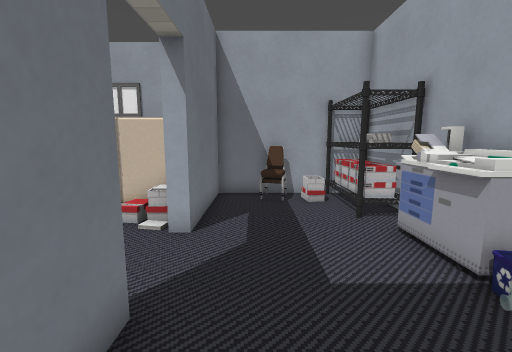
View 1 (above)

19 first-person views from a walk through a level from a Godot 3-D game. The camera is 1.2 m above the floor, tilts 8° down and sees 90° across. The floor is counted in squares, 0.5 m on a side. Each view is taken from the middle of a square. On the plan, view 1 faces up. The plan holds only what a view shows up to about 17 squares ahead; the rest is blank. The place goes on beyond the plan. Flat picture figures and markers are not drawn. Some surface patterns are stand-ins.

View 2
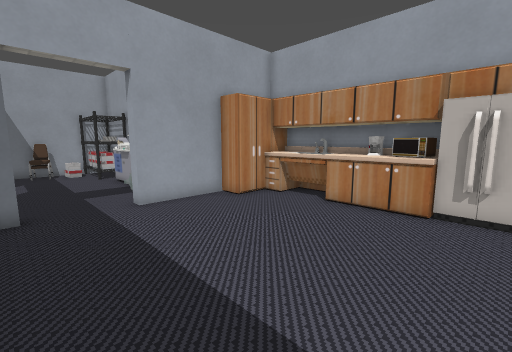

View 3
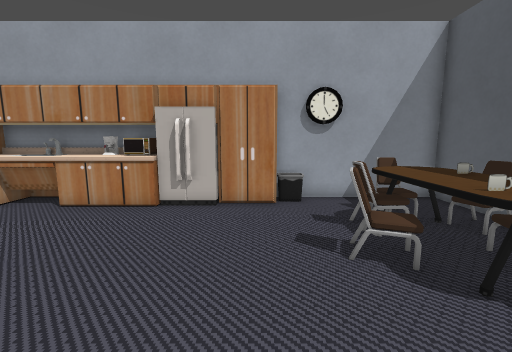

View 4
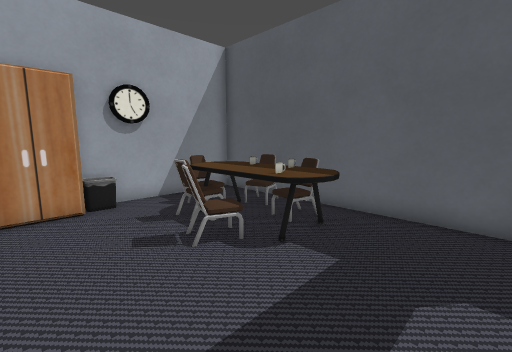

View 5
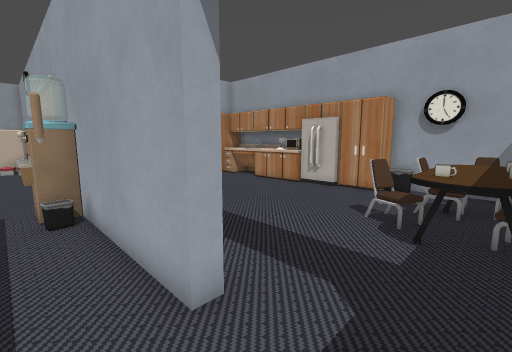

View 6
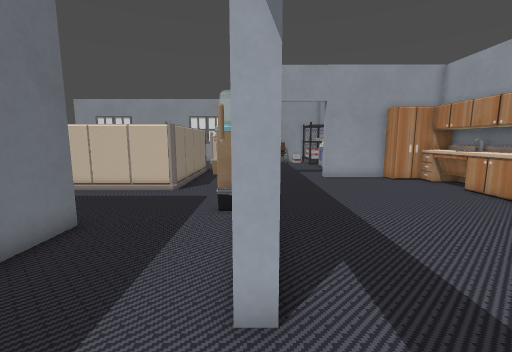

View 7
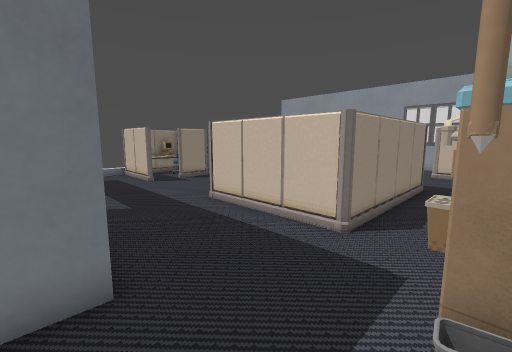

View 8
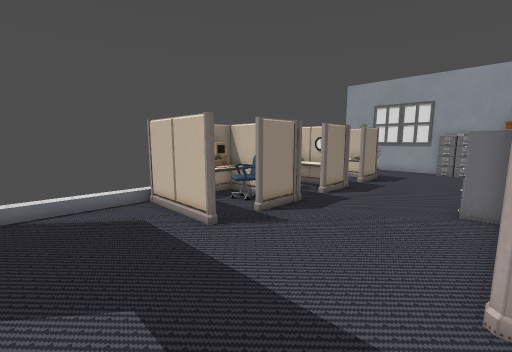

View 9
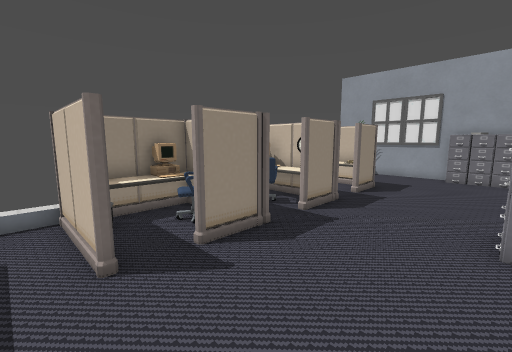

View 10
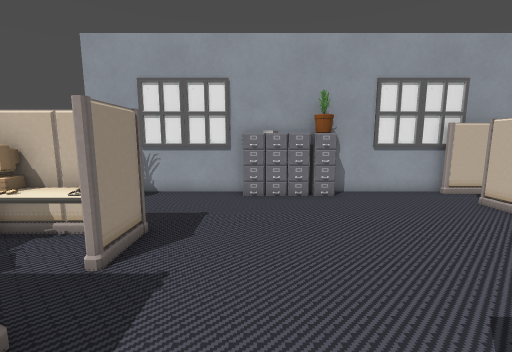

View 11
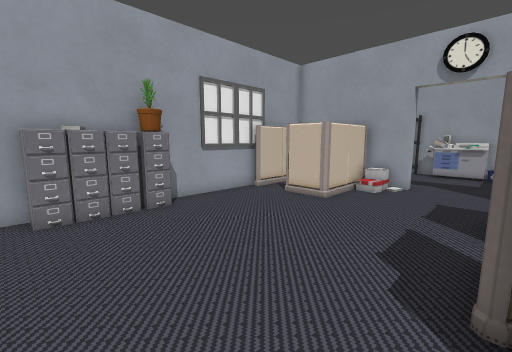

View 12
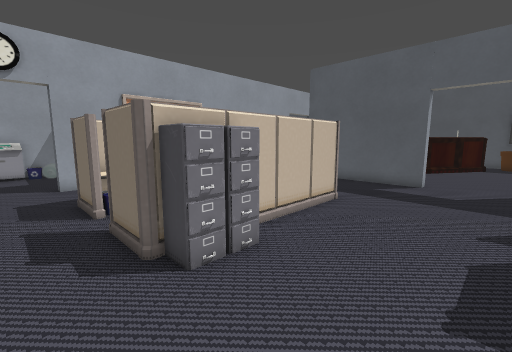

View 13
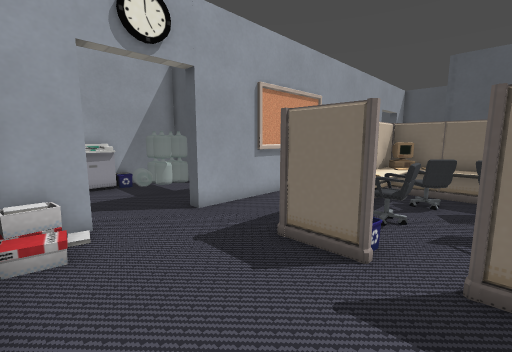

View 14
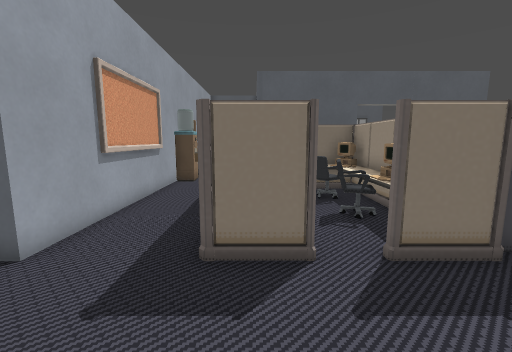

View 15
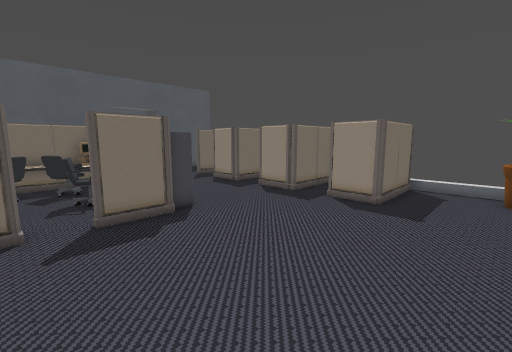

View 16
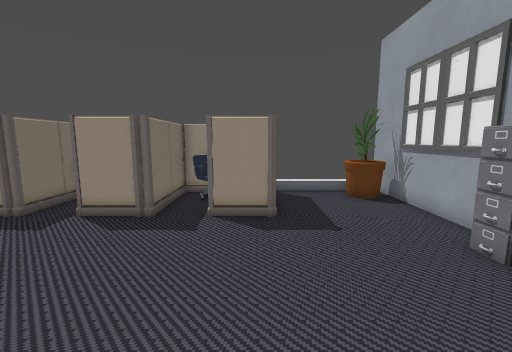

View 17
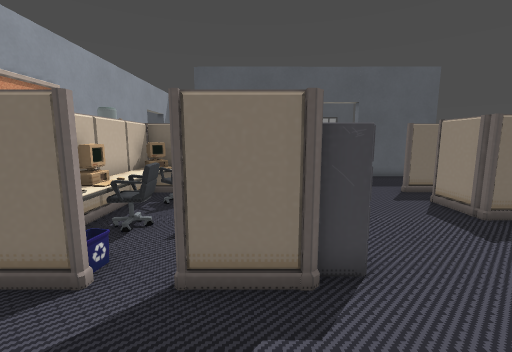

View 18
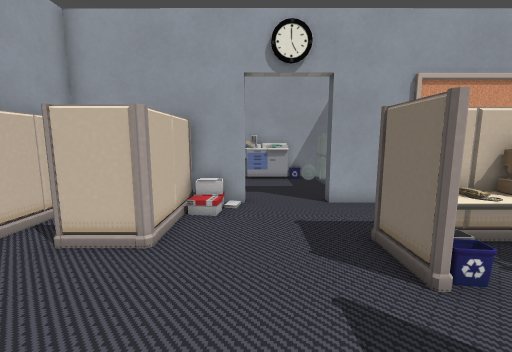

View 19
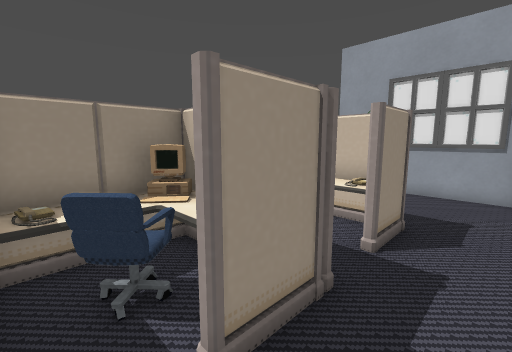

### Floor plan
Points are (right, up) in squares from view 1. A wall is a line through its corners. A room is listed if a view was taken in it or the views show most of it. See-through windows are left out.
Room 1 (views 1, 2, 3, 4, 6)
walls: (8.5, -7.6) (8.5, -1.6); (9.7, -8.2) (9.7, -7.5); (-1.6, -14) (-2.3, -14); (6.4, -0.4) (2.5, -0.4) (2.5, 0.2); (-0.7, -0.4) (-1.2, -0.4); (-1.2, -19.5) (9.7, -19.5) (9.7, -12.8)
low walls: (8.4, -8.4) (8, -8.4) (8, -1.6); (4.5, -15.4) (5.5, -15.4); (8.3, -4.8) (8.3, -2.5); (1.9, -16.6) (2, -16.1); (2, -16.9) (1.9, -16.4); (2.7, -17.4) (2.7, -16.5)
ways out: opening at (-2, -15.5) to room 2; opening at (1, 0) to room 3
objects: chair (3, -18) to (4, -18); mug (3, -16); other object (4, -17); chair (4, -14) to (5, -14); mug (5, -17); chair (6, -19); chair (6, -15); cabinet (6, -2) to (8, -1); chair (8, -16); cabinet (8, -13) to (9, -11); fridge (8, -10) to (9, -9); cabinet (9, -1)
Room 2 (views 5, 7, 8, 9, 10, 11, 12, 13, 14, 15, 16, 17, 18, 19)
walls: (-17.9, -0.5) (-17.9, -2.9); (-17.9, -4.8) (-21.9, -4.8); (-8.1, 3.1) (-5.9, 3.1) (-5.9, -4.8) (-12, -4.8) (-12, 3.1) (-9.8, 3.1); (-17.9, 3.7) (-17.9, 1.2); (-19.2, -4.6) (-17.9, -4.6); (-21.7, -1) (-21.7, -3.8); (-13.9, -10.6) (-13.9, -9.9) (-9.2, -9.9); (-7.1, -9.9) (-7.1, -12.2); (-22, 7.6) (-17.9, 7.6) (-17.9, 5.5); (-2.3, 6.4) (-2.3, 9.8); (-22.8, -9.9) (-18.8, -9.9); (-2.5, 8.4) (-6.5, 8.4) (-6.5, 10.5); (-5, 12.8) (-22.6, 12.8); (-2.3, -14) (-2.3, 3.1)
low walls: (-20, -1) (-21.7, -1)
ways out: opening at (-2, -15.5) to room 1; opening at (-2, 5) to room 3; opening at (-9, 3) to room 4; opening at (-18, 5) to room 6; opening at (-16, -10.5)
objects: desk (-21, -4) to (-21, -3); computer (-21, -2); plant (-21, 11) to (-20, 12); chair (-19, -2); cabinet (-16, 12) to (-12, 12); cabinet (-13, 1) to (-13, 2); cabinet (-13, 3); water cooler (-4, -8) to (-3, -7)
Room 3 (no view inside)
walls: (-2.3, 3.1) (-1.7, 3.1) (-1.7, 1.5); (3.4, 0.2) (5, 0.2) (5, 11.5) (-1.7, 11.5) (-1.7, 6.4) (-2.3, 6.4)
ways out: opening at (1, 0) to room 1; opening at (-2, 5) to room 2
objects: chair (0, 10) to (1, 11); shelf (3, 8) to (4, 11); bin (4, 3); other object (4, 4) to (4, 7); other object (5, 3)
Room 4 (no view inside)
walls: (-11.8, -1) (-11.8, -4.9); (-12.1, -4.6) (-6.1, -4.6) (-6.1, 2.4)
ways out: opening at (-9, 3) to room 2
objects: computer (-11, -4) to (-11, -3); desk (-11, -2); chair (-11, -1) to (-10, 0); computer (-11, 0) to (-11, 1); desk (-11, 2); desk (-10, -4); chair (-10, -3) to (-9, -2); computer (-8, -4) to (-7, -3); chair (-8, -3) to (-8, -2); chair (-8, 0) to (-8, 1); desk (-7, -2); computer (-7, -1) to (-7, 0); other object (-7, 1) to (-7, 2)
Room 5 (no view inside)
walls: (-20.4, 3.2) (-21.7, 3.2) (-21.7, -0.3); (-20.5, -0.5) (-17.9, -0.5)
objects: other object (-21, 0); desk (-21, 0) to (-20, 1); computer (-21, 2) to (-20, 2); chair (-20, 1) to (-19, 1); desk (-20, 2) to (-19, 3); other object (-19, 3)
Room 6 (no view inside)
walls: (-18.9, 7.4) (-21.2, 7.4); (-21.7, 4.9) (-21.7, 3.7) (-17.9, 3.7)
ways out: opening at (-18, 5) to room 2
objects: chair (-21, 6); computer (-21, 7); desk (-20, 6) to (-20, 7); other object (-19, 6) to (-19, 7)

Positions as (right, up) in squares from view 1, and headings:
1: (0, 0), facing up
2: (-1, -10), facing up-right
3: (-1, -12), facing right
4: (-1, -11), facing down-right
5: (-4, -17), facing up-right
6: (-2, -17), facing up
7: (-3, -11), facing up-left
8: (-12, -9), facing up-left
9: (-13, -6), facing up-left
10: (-15, 1), facing up
11: (-16, 3), facing up-right
12: (-17, 5), facing down-right
13: (-10, 8), facing down-right
14: (-7, 8), facing down
15: (-8, 11), facing down-left
16: (-10, 7), facing left
17: (-11, 7), facing down
18: (-12, 6), facing right
19: (-16, 0), facing up-left
